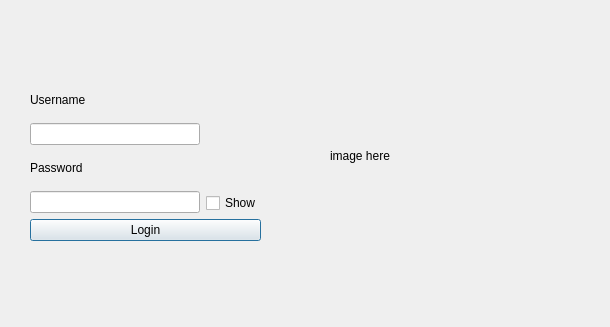
<?xml version="1.0" encoding="UTF-8"?>
<ui version="4.0">
 <class>Login</class>
 <widget class="QDialog" name="Login">
  <property name="geometry">
   <rect>
    <x>0</x>
    <y>0</y>
    <width>610</width>
    <height>327</height>
   </rect>
  </property>
  <property name="windowTitle">
   <string notr="true">Fast Food Finder</string>
  </property>
  <property name="windowIcon">
   <iconset resource="resources.qrc">
    <normaloff>:/hamburgercopy.jpg</normaloff>:/hamburgercopy.jpg</iconset>
  </property>
  <widget class="QWidget" name="layoutWidget">
   <property name="geometry">
    <rect>
     <x>30</x>
     <y>60</y>
     <width>231</width>
     <height>181</height>
    </rect>
   </property>
   <layout class="QVBoxLayout" name="verticalLayout_2">
    <item>
     <widget class="QLabel" name="label_errorMsg">
      <property name="enabled">
       <bool>true</bool>
      </property>
      <property name="font">
       <font>
        <family>Dubai Medium</family>
        <pointsize>9</pointsize>
        <weight>50</weight>
        <bold>false</bold>
        <kerning>true</kerning>
       </font>
      </property>
      <property name="frameShape">
       <enum>QFrame::NoFrame</enum>
      </property>
      <property name="lineWidth">
       <number>1</number>
      </property>
      <property name="text">
       <string/>
      </property>
      <property name="alignment">
       <set>Qt::AlignCenter</set>
      </property>
      <property name="wordWrap">
       <bool>true</bool>
      </property>
      <property name="margin">
       <number>0</number>
      </property>
     </widget>
    </item>
    <item>
     <layout class="QHBoxLayout" name="horizontalLayout_2">
      <item>
       <layout class="QVBoxLayout" name="verticalLayout">
        <item>
         <widget class="QLabel" name="label_username">
          <property name="text">
           <string>Username</string>
          </property>
          <property name="buddy">
           <cstring>lineEdit_username</cstring>
          </property>
         </widget>
        </item>
        <item>
         <widget class="QLineEdit" name="lineEdit_username"/>
        </item>
        <item>
         <widget class="QLabel" name="label_password">
          <property name="text">
           <string>Password</string>
          </property>
         </widget>
        </item>
        <item>
         <widget class="QLineEdit" name="lineEdit_password">
          <property name="echoMode">
           <enum>QLineEdit::Password</enum>
          </property>
         </widget>
        </item>
       </layout>
      </item>
      <item>
       <layout class="QVBoxLayout" name="verticalLayout_3">
        <item>
         <spacer name="verticalSpacer">
          <property name="orientation">
           <enum>Qt::Vertical</enum>
          </property>
          <property name="sizeHint" stdset="0">
           <size>
            <width>20</width>
            <height>40</height>
           </size>
          </property>
         </spacer>
        </item>
        <item>
         <widget class="QCheckBox" name="checkBox_showPW">
          <property name="text">
           <string>Show</string>
          </property>
         </widget>
        </item>
       </layout>
      </item>
     </layout>
    </item>
    <item>
     <widget class="QPushButton" name="pushButton_registered">
      <property name="text">
       <string>Login</string>
      </property>
     </widget>
    </item>
    <item>
     <layout class="QHBoxLayout" name="horizontalLayout"/>
    </item>
   </layout>
  </widget>
  <widget class="QLabel" name="label_logo">
   <property name="geometry">
    <rect>
     <x>330</x>
     <y>40</y>
     <width>231</width>
     <height>231</height>
    </rect>
   </property>
   <property name="autoFillBackground">
    <bool>true</bool>
   </property>
   <property name="frameShape">
    <enum>QFrame::NoFrame</enum>
   </property>
   <property name="frameShadow">
    <enum>QFrame::Plain</enum>
   </property>
   <property name="text">
    <string>image here</string>
   </property>
  </widget>
 </widget>
 <resources>
  <include location="resources.qrc"/>
 </resources>
 <connections/>
</ui>
